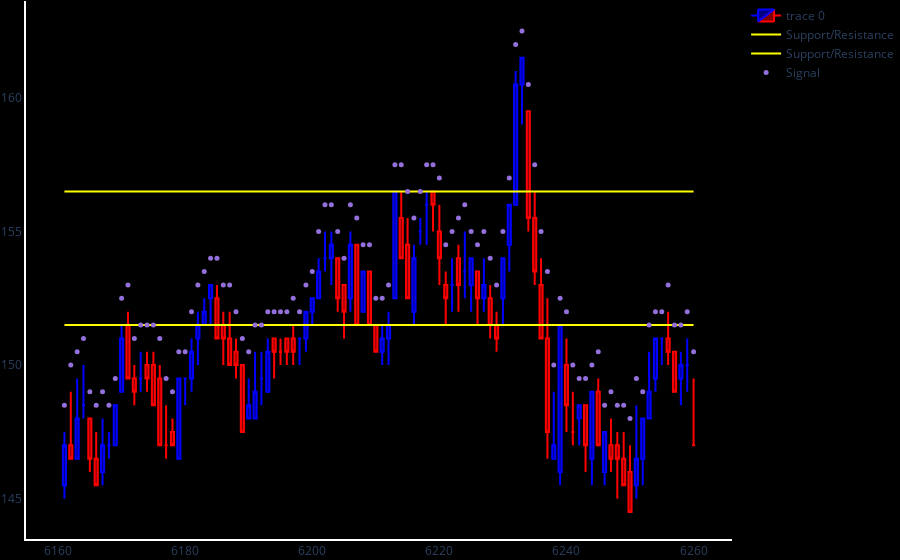

Source (notebook cell):
### Code cell
fig = go.Figure(data=[go.Candlestick(x=dfpl.index,
                                    open=dfpl['Open'],
                                    high=dfpl['High'],
                                    low=dfpl['Low'],
                                    close=dfpl['Close'],
                                    increasing_line_color='blue',
                                    decreasing_line_color='red'),
                go.Scatter(x=dfpl.index, y=[151.5]*len(dfpl), line=dict(color='yellow', width=2), name='Support/Resistance'),
                go.Scatter(x=dfpl.index, y=[156.5]*len(dfpl), line=dict(color='yellow', width=2), name='Support/Resistance'),
                go.Scatter(x=dfpl.index, y=dfpl.High+1, mode='markers', marker=dict(size=5, color='MediumPurple'), name='Signal')])
fig.update(layout_xaxis_rangeslider_visible=False)
fig.update_layout(paper_bgcolor='black', plot_bgcolor='black',
                  margin_l=1, margin_r=1, margin_b=1, margin_t=1)
fig.update_xaxes(showline=True, linewidth=2, linecolor='white', gridcolor='black')
fig.update_yaxes(showline=True, linewidth=2, linecolor='white', gridcolor='black')
fig.show()
